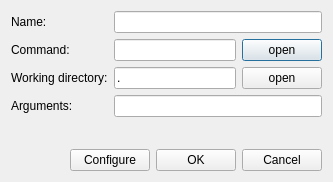
<?xml version="1.0" encoding="UTF-8"?>
<ui version="4.0">
 <class>EngineEditDialog</class>
 <widget class="QDialog" name="EngineEditDialog">
  <property name="geometry">
   <rect>
    <x>0</x>
    <y>0</y>
    <width>333</width>
    <height>182</height>
   </rect>
  </property>
  <property name="windowTitle">
   <string>Edit engine</string>
  </property>
  <layout class="QVBoxLayout" name="verticalLayout">
   <item>
    <layout class="QFormLayout" name="formLayout">
     <item row="0" column="0">
      <widget class="QLabel" name="label_3">
       <property name="text">
        <string>Name:</string>
       </property>
      </widget>
     </item>
     <item row="0" column="1">
      <widget class="QLineEdit" name="name"/>
     </item>
     <item row="1" column="0">
      <widget class="QLabel" name="label">
       <property name="text">
        <string>Command:</string>
       </property>
      </widget>
     </item>
     <item row="2" column="0">
      <widget class="QLabel" name="label_2">
       <property name="text">
        <string>Working directory:</string>
       </property>
      </widget>
     </item>
     <item row="3" column="0">
      <widget class="QLabel" name="label_4">
       <property name="text">
        <string>Arguments:</string>
       </property>
      </widget>
     </item>
     <item row="3" column="1">
      <widget class="QLineEdit" name="arguments"/>
     </item>
     <item row="1" column="1">
      <layout class="QHBoxLayout" name="commandHLayout">
       <item>
        <widget class="QLineEdit" name="command">
         <property name="sizePolicy">
          <sizepolicy hsizetype="Expanding" vsizetype="Preferred">
           <horstretch>0</horstretch>
           <verstretch>0</verstretch>
          </sizepolicy>
         </property>
        </widget>
       </item>
       <item>
        <widget class="QPushButton" name="commandBtn">
         <property name="sizePolicy">
          <sizepolicy hsizetype="Minimum" vsizetype="Fixed">
           <horstretch>0</horstretch>
           <verstretch>0</verstretch>
          </sizepolicy>
         </property>
         <property name="text">
          <string>open</string>
         </property>
        </widget>
       </item>
      </layout>
     </item>
     <item row="2" column="1">
      <layout class="QHBoxLayout" name="workdirHLayout">
       <item>
        <widget class="QLineEdit" name="workdir">
         <property name="sizePolicy">
          <sizepolicy hsizetype="Expanding" vsizetype="Preferred">
           <horstretch>0</horstretch>
           <verstretch>0</verstretch>
          </sizepolicy>
         </property>
         <property name="text">
          <string>.</string>
         </property>
        </widget>
       </item>
       <item>
        <widget class="QPushButton" name="workdirBtn">
         <property name="text">
          <string>open</string>
         </property>
        </widget>
       </item>
      </layout>
     </item>
    </layout>
   </item>
   <item>
    <layout class="QHBoxLayout" name="horizontalLayout_2">
     <item>
      <spacer name="horizontalSpacer">
       <property name="orientation">
        <enum>Qt::Horizontal</enum>
       </property>
       <property name="sizeHint" stdset="0">
        <size>
         <width>40</width>
         <height>20</height>
        </size>
       </property>
      </spacer>
     </item>
     <item>
      <widget class="QPushButton" name="configure">
       <property name="text">
        <string>Configure</string>
       </property>
      </widget>
     </item>
     <item>
      <widget class="QPushButton" name="ok">
       <property name="text">
        <string>OK</string>
       </property>
      </widget>
     </item>
     <item>
      <widget class="QPushButton" name="cancel">
       <property name="text">
        <string>Cancel</string>
       </property>
      </widget>
     </item>
    </layout>
   </item>
  </layout>
 </widget>
 <resources/>
 <connections/>
</ui>
